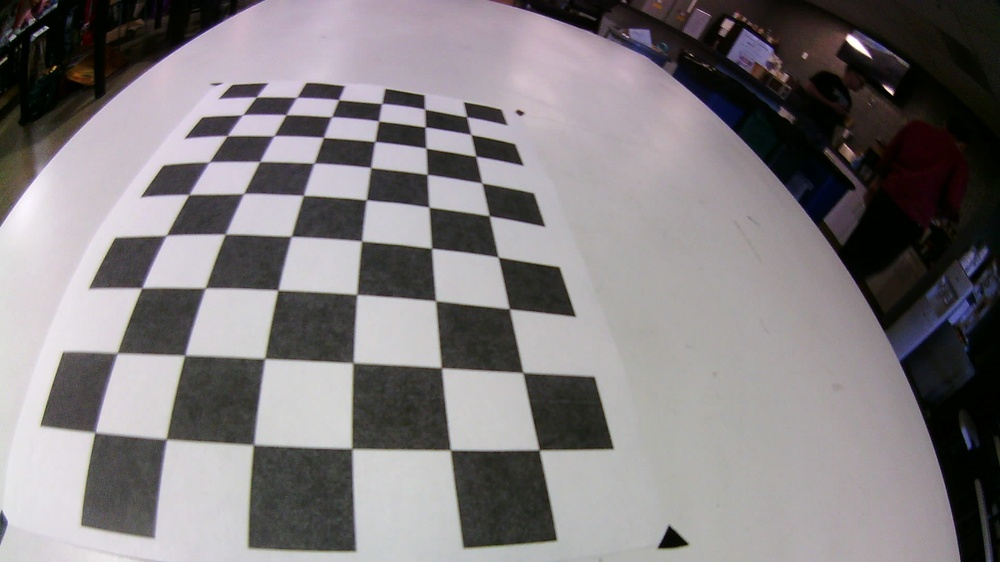
#> input picture Computer/experiments/calibration-elp/WIN_20170604_18_16_51_Pro.jpg, 1000 x 562 px, shrunk from 1920 x 1080 before the run; its folder holds only this picture in this run
$ jupyter execute --allow-errors calibrate.ipynb   (shell and % lines are left out)
#> lines starting #> are read from the running program, lines starting #| are printed output that depends on the picture; after the words box and inside, x2 and y2 are one past the last pixel; in counts of white or black regions, pixels touching at a corner belong together
[cell 1]
import numpy as np
import cv2
import glob
import matplotlib.pyplot as plt

# prepare object points, like (0,0,0), (1,0,0), (2,0,0) ....,(6,5,0)
objp = np.zeros((6*9,3), np.float32)
objp[:,:2] = np.mgrid[0:9, 0:6].T.reshape(-1,2)

# Arrays to store object points and image points from all the images.
objpoints = [] # 3d points in real world space
imgpoints = [] # 2d points in image plane.

# Make a list of calibration images
images = glob.glob('calibration-elp/WIN*.jpg')

# Step through the list and search for chessboard corners
for idx, fname in enumerate(images):
    img = cv2.imread(fname)
#> img is the input picture: shape (562, 1000, 3); mean B, G, R 126.2, 124.2, 128.6
    gray = cv2.cvtColor(img, cv2.COLOR_BGR2GRAY)

    # Find the chessboard corners
    ret, corners = cv2.findChessboardCorners(gray, (9,6), None)
#> ret = True; corners = 54 rows, first 8: [467.4, 117.4], [471.5, 134.4], [476, 156.5], [482, 183.1], [488.6, 214.7], [499.4, 256.9], [508.2, 308.1], [523.4, 370.6]

    # If found, add object points, image points
    if ret == True:
        objpoints.append(objp)
        imgpoints.append(corners)

        # Draw and display the corners
        cv2.drawChessboardCorners(img, (9,6), corners, ret)
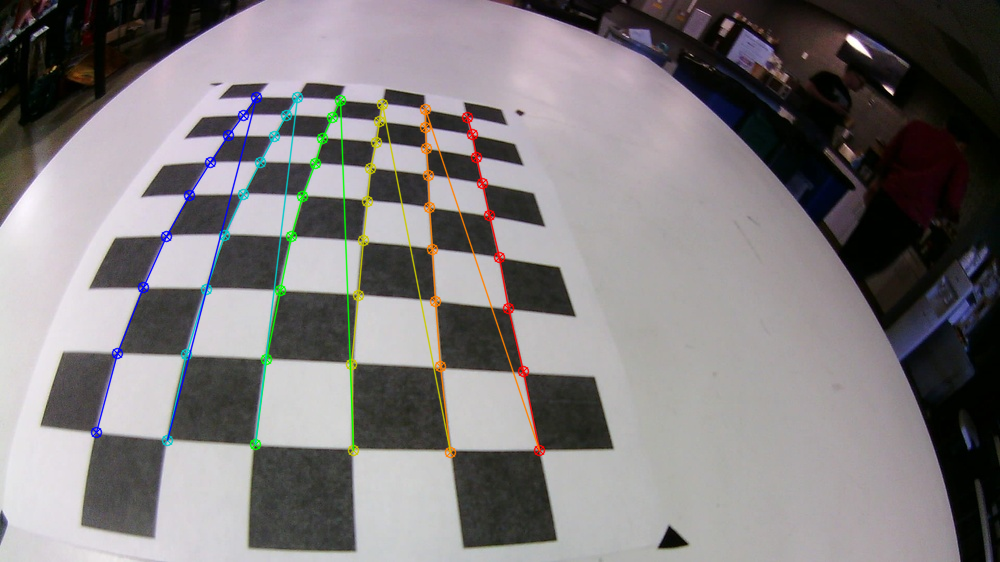
#> img: shape (562, 1000, 3); 2.68% of pixels changed, all inside (x1, y1, x2, y2) = (90, 91, 546, 459)
        #write_name = 'corners_found'+str(idx)+'.jpg'
        #cv2.imwrite(write_name, img)
        cv2.imshow('img', img)
        cv2.waitKey(500)

cv2.destroyAllWindows()


$ run again, on Computer/experiments/calibration-elp/WIN_20170604_18_18_10_Pro.jpg
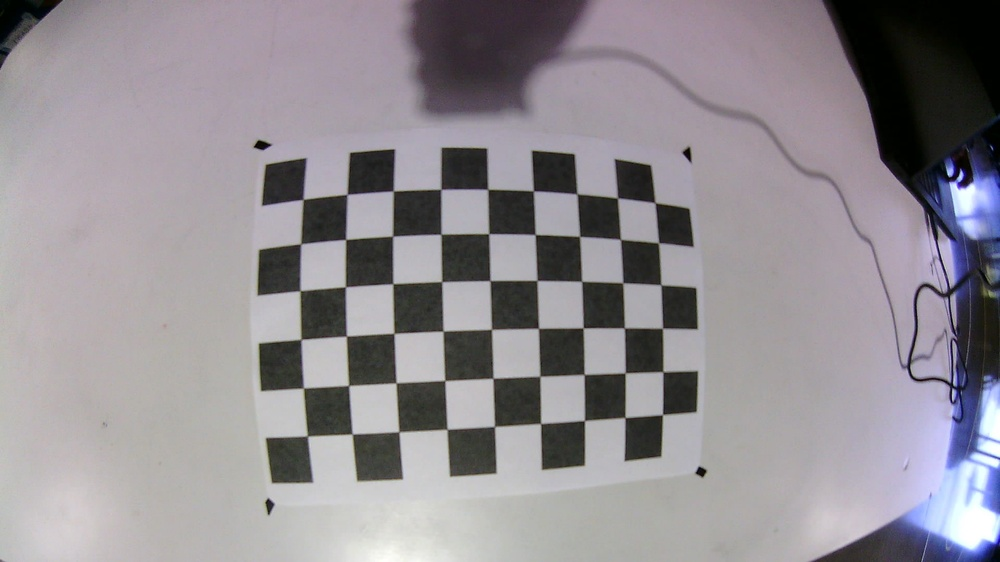
#> input picture Computer/experiments/calibration-elp/WIN_20170604_18_18_10_Pro.jpg, 1000 x 562 px, shrunk from 1920 x 1080 before the run
#> img is the input picture: shape (562, 1000, 3); mean B, G, R 146.3, 141, 145.6
#> `gray = cv2.cvtColor(img, cv2.COLOR_BGR2GRAY)`:
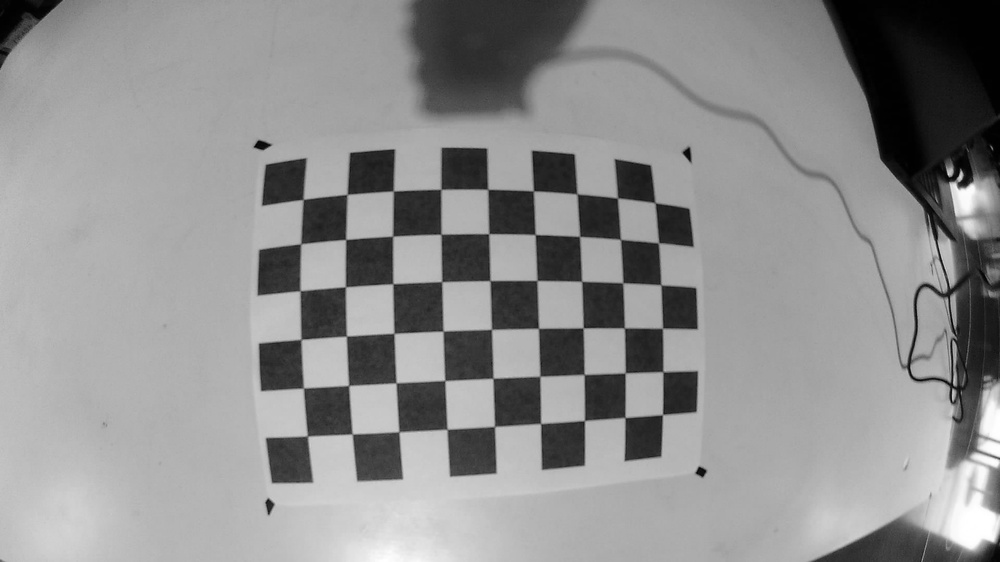
#> gray: shape (562, 1000); min 0, max 255, mean 143
#> ret = True; corners = 54 rows, first 8: [304.6, 198.4], [346.1, 193.7], [394.4, 189.9], [442.5, 190.1], [486.5, 190.4], [532.2, 190], [575.1, 194.2], [615.4, 197.4]
#> `cv2.drawChessboardCorners(img, (9,6), corners, ret)`:
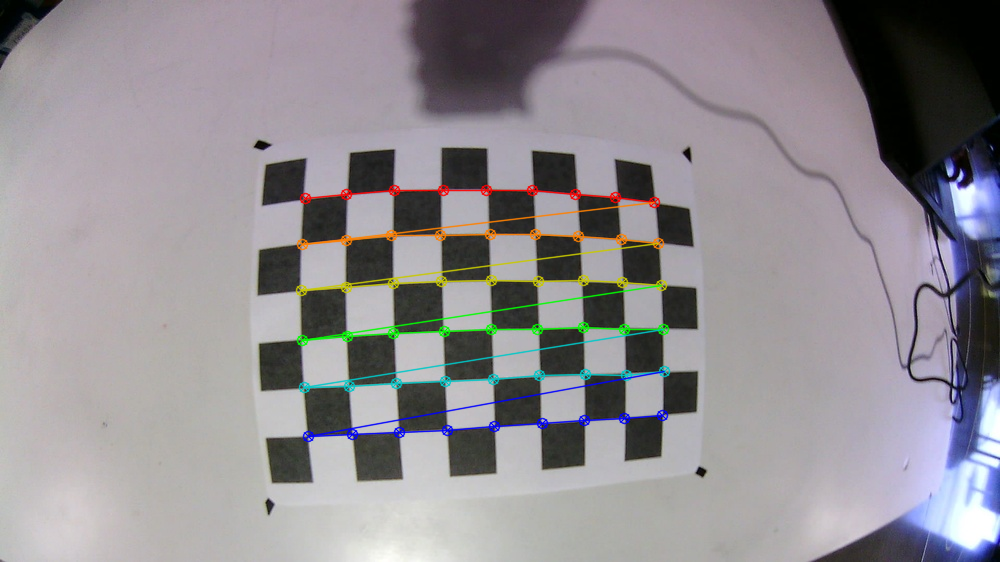
#> img: shape (562, 1000, 3); 2.8% of pixels changed, all inside (x1, y1, x2, y2) = (295, 184, 671, 443)

$ run again, on Computer/experiments/calibration-elp/WIN_20170604_18_18_24_Pro.jpg
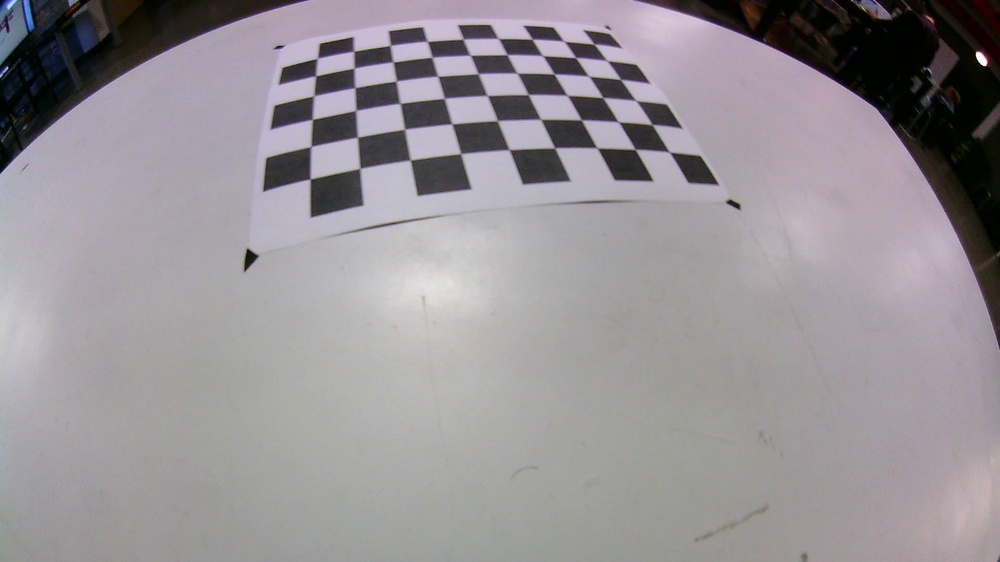
#> input picture Computer/experiments/calibration-elp/WIN_20170604_18_18_24_Pro.jpg, 1000 x 562 px, shrunk from 1920 x 1080 before the run
#> img is the input picture: shape (562, 1000, 3); mean B, G, R 150, 145.6, 150.3
#> ret = True; corners = 54 rows, first 8: [670.5, 152.6], [635, 149.5], [598.5, 148.6], [556.5, 148.9], [508.5, 150.5], [462.1, 154.7], [409, 161], [361.4, 168.9]
#> `cv2.drawChessboardCorners(img, (9,6), corners, ret)`:
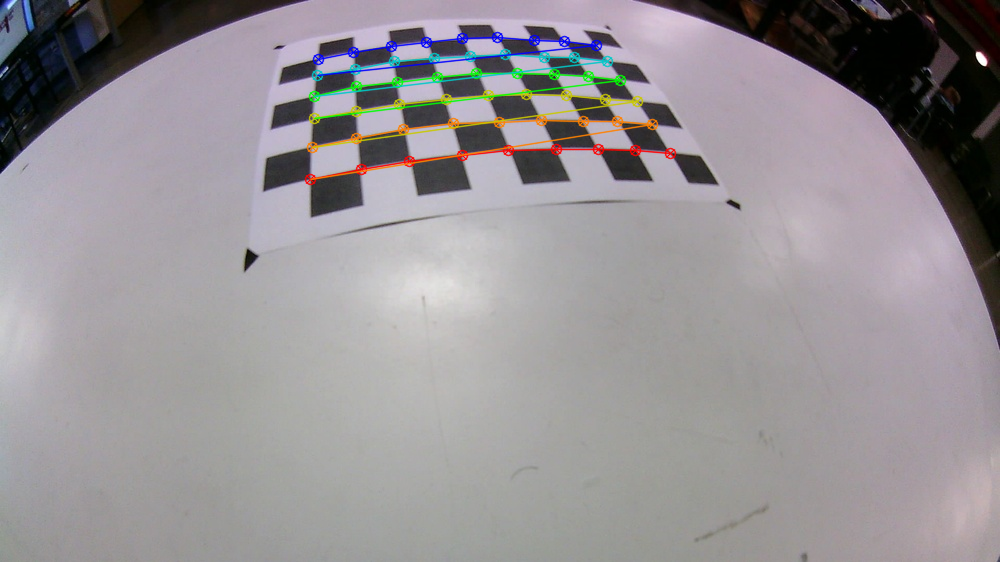
#> img: shape (562, 1000, 3); 2.38% of pixels changed, all inside (x1, y1, x2, y2) = (304, 31, 677, 186)

$ run again, on Computer/experiments/calibration-elp/WIN_20170604_18_18_55_Pro.jpg
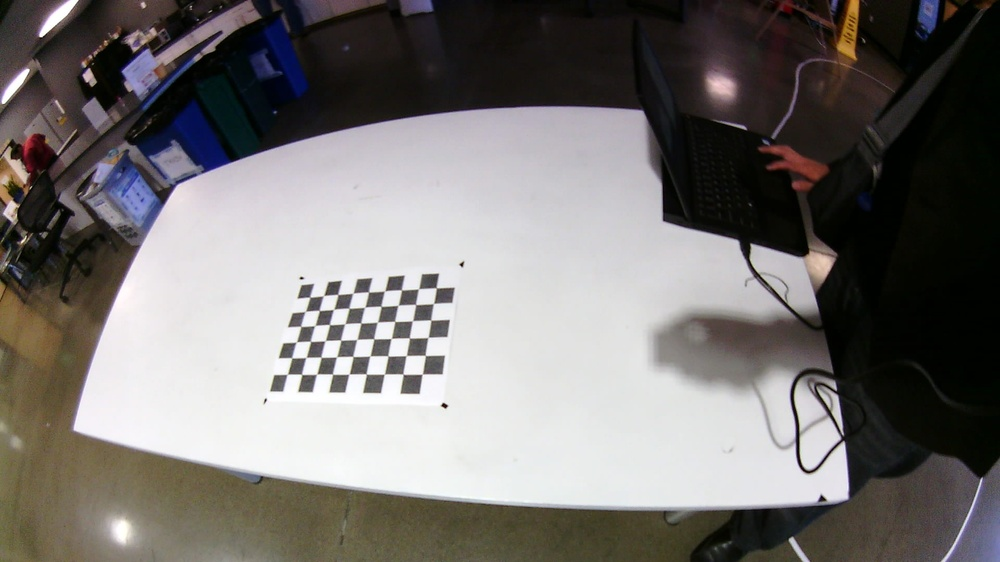
#> input picture Computer/experiments/calibration-elp/WIN_20170604_18_18_55_Pro.jpg, 1000 x 562 px, shrunk from 1920 x 1080 before the run
#> img is the input picture: shape (562, 1000, 3); mean B, G, R 113.5, 115.5, 118.9
#> `gray = cv2.cvtColor(img, cv2.COLOR_BGR2GRAY)`:
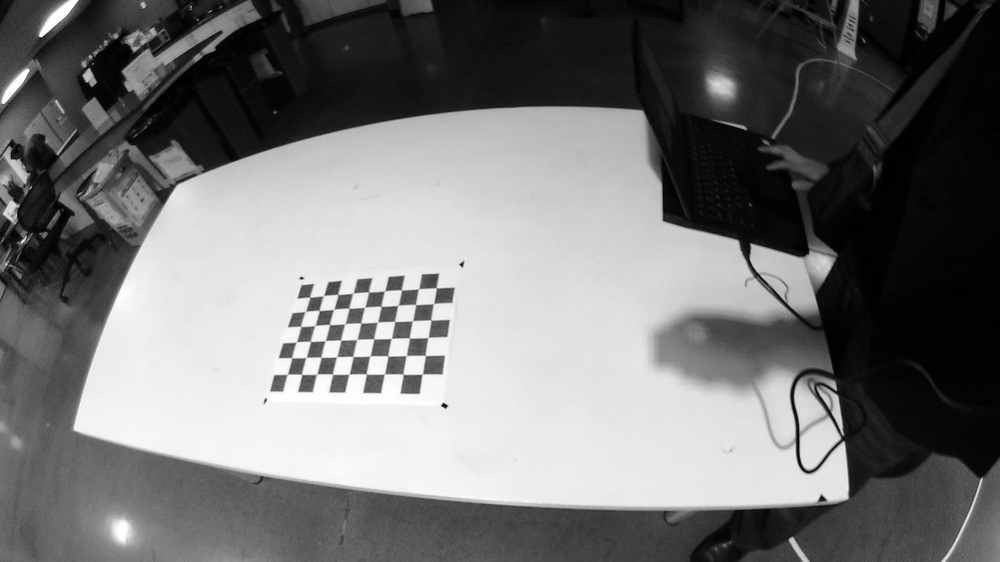
#> gray: shape (562, 1000); min 0, max 255, mean 116.3
#> ret = True; corners = 54 rows, first 8: [309.8, 297.1], [323.7, 295.5], [337.7, 294.4], [353, 293.2], [368.5, 292], [384.5, 291], [401.4, 289.9], [418.5, 288.8]
#> `cv2.drawChessboardCorners(img, (9,6), corners, ret)`:
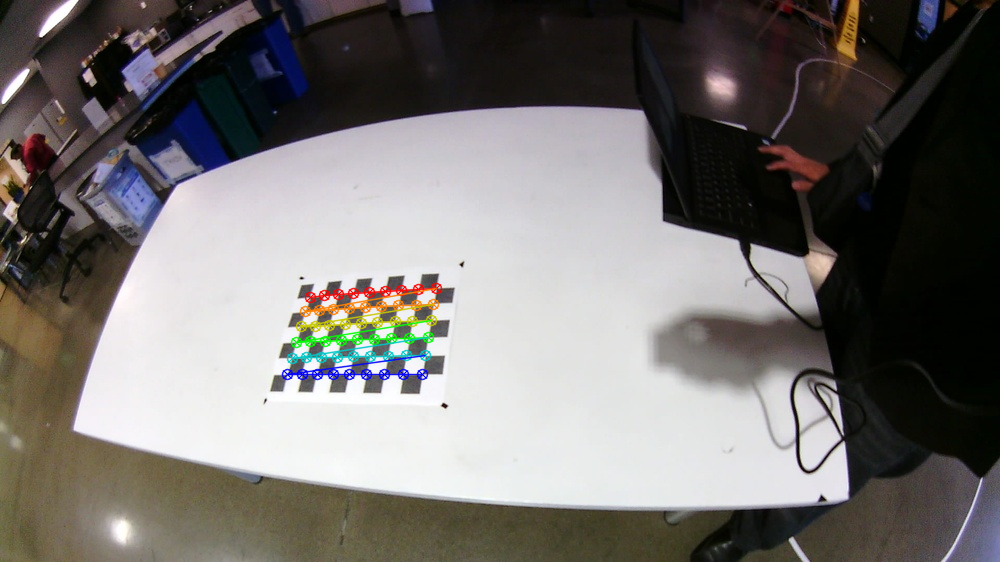
#> img: shape (562, 1000, 3); 1.44% of pixels changed, all inside (x1, y1, x2, y2) = (281, 282, 443, 381)

$ run again, on Computer/experiments/calibration-elp/WIN_20170604_18_17_02_Pro.jpg
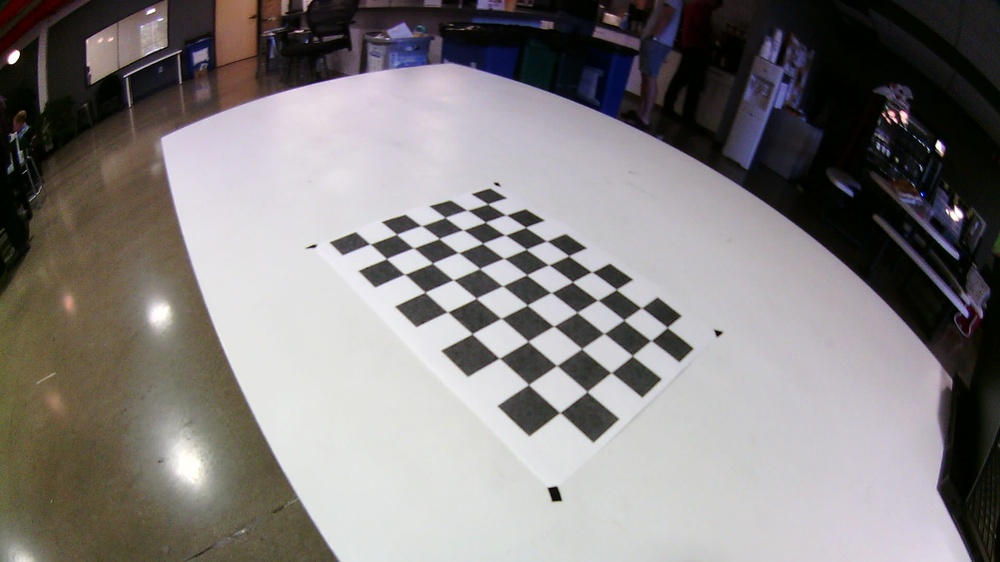
#> input picture Computer/experiments/calibration-elp/WIN_20170604_18_17_02_Pro.jpg, 1000 x 562 px, shrunk from 1920 x 1080 before the run
#> img is the input picture: shape (562, 1000, 3); mean B, G, R 126.6, 127.1, 131.3
#> `gray = cv2.cvtColor(img, cv2.COLOR_BGR2GRAY)`:
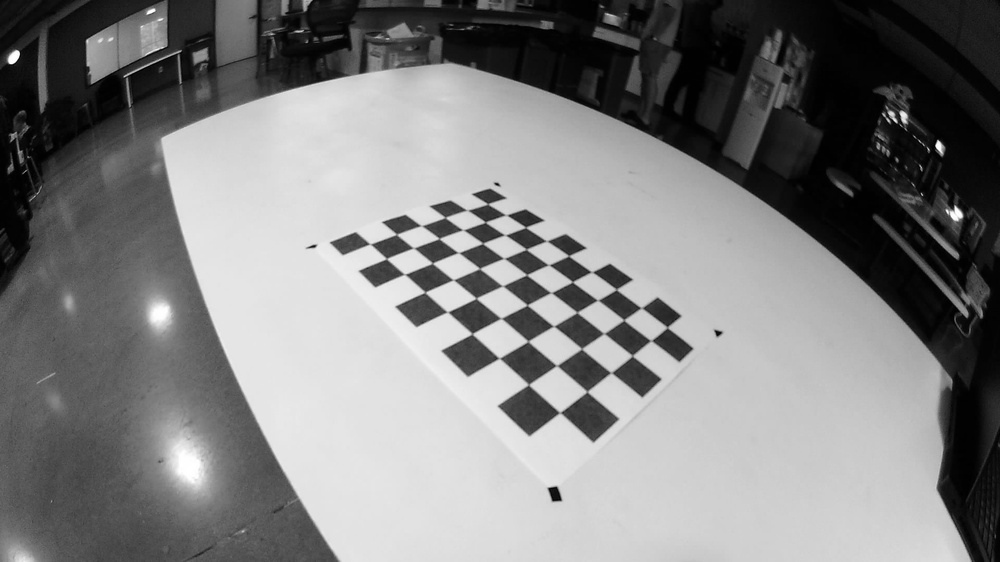
#> gray: shape (562, 1000); min 0, max 255, mean 128.3
#> ret = True; corners = 54 rows, first 8: [487.7, 203.8], [506.1, 215], [525.6, 227.3], [547.1, 241], [568.7, 255.7], [591.6, 271.9], [616.4, 289.5], [641.4, 307.8]
#> `cv2.drawChessboardCorners(img, (9,6), corners, ret)`:
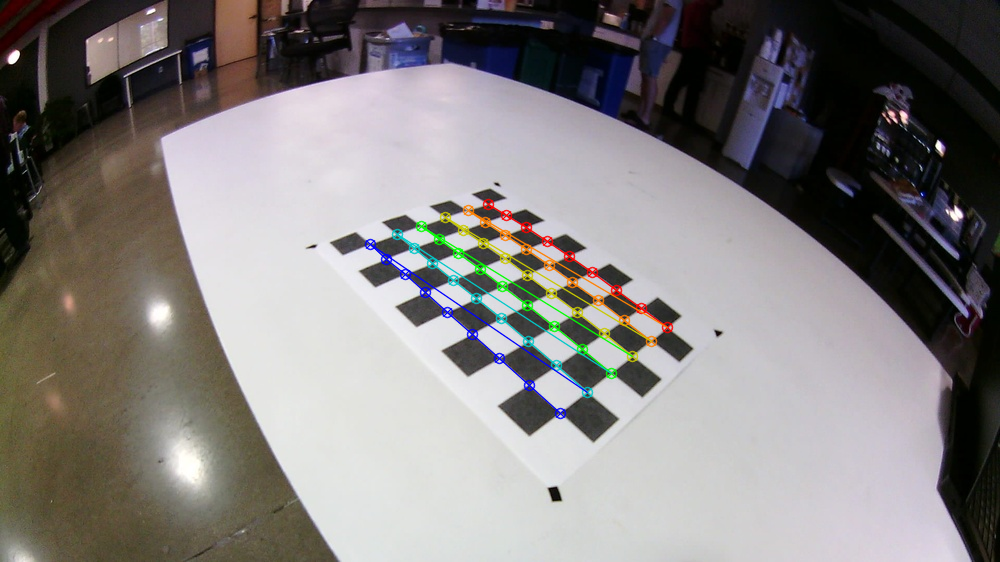
#> img: shape (562, 1000, 3); 1.88% of pixels changed, all inside (x1, y1, x2, y2) = (364, 198, 674, 420)
